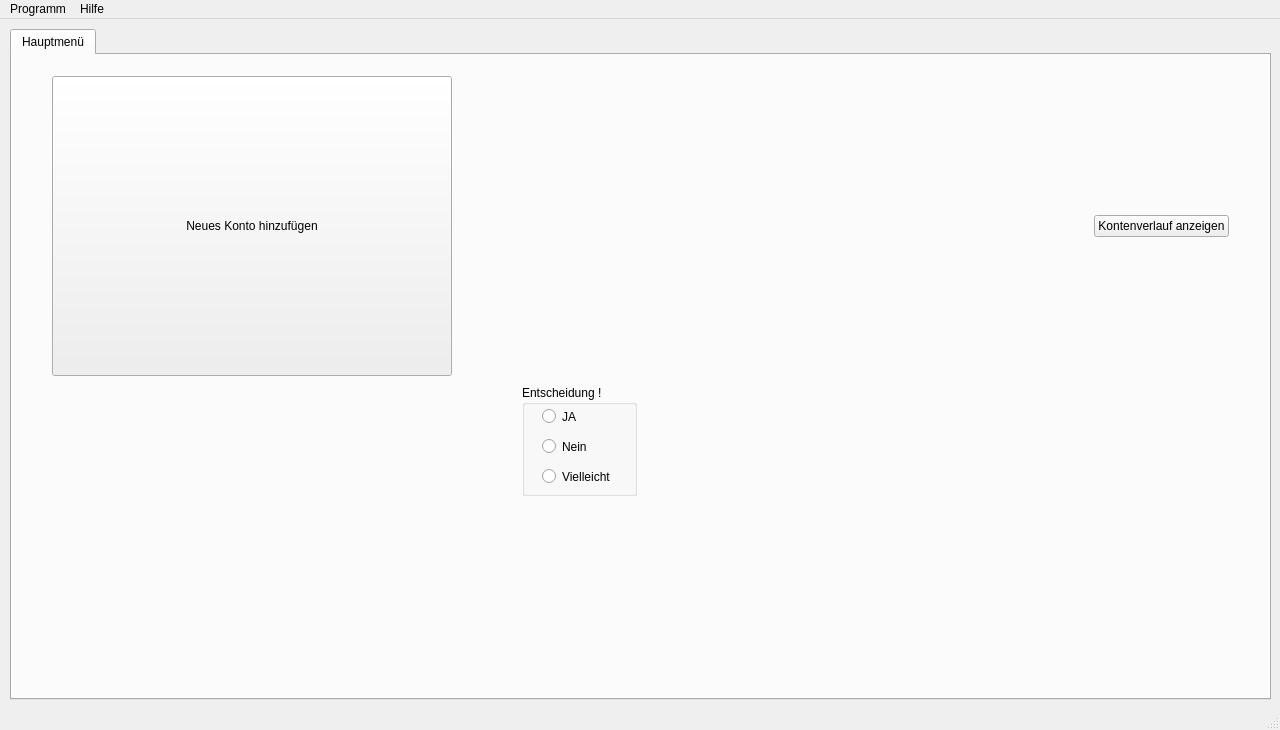
<ui version="4.0" >
 <class>MainWindow</class>
 <widget class="QMainWindow" name="MainWindow" >
  <property name="geometry" >
   <rect>
    <x>0</x>
    <y>0</y>
    <width>1280</width>
    <height>730</height>
   </rect>
  </property>
  <property name="windowTitle" >
   <string>MainWindow</string>
  </property>
  <widget class="QWidget" name="centralwidget" >
   <widget class="QTabWidget" name="tabWidget" >
    <property name="geometry" >
     <rect>
      <x>10</x>
      <y>10</y>
      <width>1261</width>
      <height>671</height>
     </rect>
    </property>
    <property name="minimumSize" >
     <size>
      <width>63</width>
      <height>76</height>
     </size>
    </property>
    <property name="maximumSize" >
     <size>
      <width>16777215</width>
      <height>16777215</height>
     </size>
    </property>
    <property name="toolTip" >
     <string>&lt;html>&lt;head>&lt;meta name="qrichtext" content="1" />&lt;style type="text/css">
p, li { white-space: pre-wrap; }
&lt;/style>&lt;/head>&lt;body style=" font-family:'Sans Serif'; font-size:9pt; font-weight:400; font-style:normal;">
&lt;p style=" margin-top:0px; margin-bottom:0px; margin-left:0px; margin-right:0px; -qt-block-indent:0; text-indent:0px;">HAUPTMENÜ&lt;/p>&lt;/body>&lt;/html></string>
    </property>
    <property name="whatsThis" >
     <string>&lt;html>&lt;head>&lt;meta name="qrichtext" content="1" />&lt;style type="text/css">
p, li { white-space: pre-wrap; }
&lt;/style>&lt;/head>&lt;body style=" font-family:'Sans Serif'; font-size:9pt; font-weight:400; font-style:normal;">
&lt;p style=" margin-top:0px; margin-bottom:0px; margin-left:0px; margin-right:0px; -qt-block-indent:0; text-indent:0px;">Hauptmenü?!&lt;/p>&lt;/body>&lt;/html></string>
    </property>
    <property name="currentIndex" >
     <number>0</number>
    </property>
    <widget class="QWidget" name="tab_main" >
     <attribute name="title" >
      <string>Hauptmenü</string>
     </attribute>
     <widget class="QWidget" name="horizontalLayout" >
      <property name="geometry" >
       <rect>
        <x>40</x>
        <y>20</y>
        <width>1177</width>
        <height>302</height>
       </rect>
      </property>
      <layout class="QHBoxLayout" >
       <item>
        <widget class="QPushButton" name="pushButton" >
         <property name="minimumSize" >
          <size>
           <width>400</width>
           <height>300</height>
          </size>
         </property>
         <property name="toolTip" >
          <string>&lt;html>&lt;head>&lt;meta name="qrichtext" content="1" />&lt;style type="text/css">
p, li { white-space: pre-wrap; }
&lt;/style>&lt;/head>&lt;body style=" font-family:'Sans Serif'; font-size:9pt; font-weight:400; font-style:normal;">
&lt;p style=" margin-top:0px; margin-bottom:0px; margin-left:0px; margin-right:0px; -qt-block-indent:0; text-indent:0px;">Neues Konto!&lt;/p>&lt;/body>&lt;/html></string>
         </property>
         <property name="whatsThis" >
          <string>&lt;html>&lt;head>&lt;meta name="qrichtext" content="1" />&lt;style type="text/css">
p, li { white-space: pre-wrap; }
&lt;/style>&lt;/head>&lt;body style=" font-family:'Sans Serif'; font-size:9pt; font-weight:400; font-style:normal;">
&lt;p style=" margin-top:0px; margin-bottom:0px; margin-left:0px; margin-right:0px; -qt-block-indent:0; text-indent:0px;">Neues Konto hinzufügen!&lt;/p>&lt;/body>&lt;/html></string>
         </property>
         <property name="text" >
          <string>Neues Konto hinzufügen</string>
         </property>
         <property name="icon" >
          <iconset>../../bild_ftdi.jpg</iconset>
         </property>
         <property name="iconSize" >
          <size>
           <width>200</width>
           <height>200</height>
          </size>
         </property>
        </widget>
       </item>
       <item>
        <spacer>
         <property name="orientation" >
          <enum>Qt::Horizontal</enum>
         </property>
         <property name="sizeHint" >
          <size>
           <width>40</width>
           <height>20</height>
          </size>
         </property>
        </spacer>
       </item>
       <item>
        <widget class="QPushButton" name="pushButton_2" >
         <property name="toolTip" >
          <string>&lt;html>&lt;head>&lt;meta name="qrichtext" content="1" />&lt;style type="text/css">
p, li { white-space: pre-wrap; }
&lt;/style>&lt;/head>&lt;body style=" font-family:'Sans Serif'; font-size:9pt; font-weight:400; font-style:normal;">
&lt;p style=" margin-top:0px; margin-bottom:0px; margin-left:0px; margin-right:0px; -qt-block-indent:0; text-indent:0px;">Neues Konto!&lt;/p>&lt;/body>&lt;/html></string>
         </property>
         <property name="whatsThis" >
          <string>&lt;html>&lt;head>&lt;meta name="qrichtext" content="1" />&lt;style type="text/css">
p, li { white-space: pre-wrap; }
&lt;/style>&lt;/head>&lt;body style=" font-family:'Sans Serif'; font-size:9pt; font-weight:400; font-style:normal;">
&lt;p style=" margin-top:0px; margin-bottom:0px; margin-left:0px; margin-right:0px; -qt-block-indent:0; text-indent:0px;">Neues Konto hinzufügen!&lt;/p>&lt;/body>&lt;/html></string>
         </property>
         <property name="text" >
          <string>Kontenverlauf anzeigen</string>
         </property>
        </widget>
       </item>
      </layout>
     </widget>
     <widget class="QGroupBox" name="groupBox" >
      <property name="geometry" >
       <rect>
        <x>510</x>
        <y>330</y>
        <width>115</width>
        <height>111</height>
       </rect>
      </property>
      <property name="title" >
       <string>Entscheidung !</string>
      </property>
      <widget class="QRadioButton" name="radioButton" >
       <property name="geometry" >
        <rect>
         <x>20</x>
         <y>20</y>
         <width>101</width>
         <height>23</height>
        </rect>
       </property>
       <property name="text" >
        <string>JA</string>
       </property>
      </widget>
      <widget class="QRadioButton" name="radioButton_2" >
       <property name="geometry" >
        <rect>
         <x>20</x>
         <y>50</y>
         <width>101</width>
         <height>23</height>
        </rect>
       </property>
       <property name="text" >
        <string>Nein</string>
       </property>
      </widget>
      <widget class="QRadioButton" name="radioButton_3" >
       <property name="geometry" >
        <rect>
         <x>20</x>
         <y>80</y>
         <width>101</width>
         <height>23</height>
        </rect>
       </property>
       <property name="text" >
        <string>Vielleicht</string>
       </property>
      </widget>
     </widget>
    </widget>
   </widget>
  </widget>
  <widget class="QMenuBar" name="menubar" >
   <property name="geometry" >
    <rect>
     <x>0</x>
     <y>0</y>
     <width>1280</width>
     <height>29</height>
    </rect>
   </property>
   <widget class="QMenu" name="menuHilfe" >
    <property name="title" >
     <string>Hilfe</string>
    </property>
   </widget>
   <widget class="QMenu" name="menuProgramm" >
    <property name="title" >
     <string>Programm</string>
    </property>
    <addaction name="separator" />
    <addaction name="actionNeu" />
    <addaction name="separator" />
    <addaction name="actionBeenden" />
   </widget>
   <addaction name="menuProgramm" />
   <addaction name="menuHilfe" />
  </widget>
  <widget class="QStatusBar" name="statusBar" />
  <action name="actionNeu" >
   <property name="text" >
    <string>&amp;Neu</string>
   </property>
  </action>
  <action name="actionBeenden" >
   <property name="text" >
    <string>&amp;Beenden</string>
   </property>
   <property name="shortcut" >
    <string>Ctrl+B</string>
   </property>
   <property name="shortcutContext" >
    <enum>Qt::ApplicationShortcut</enum>
   </property>
  </action>
 </widget>
 <resources/>
 <connections>
  <connection>
   <sender>actionBeenden</sender>
   <signal>triggered()</signal>
   <receiver>MainWindow</receiver>
   <slot>close()</slot>
   <hints>
    <hint type="sourcelabel" >
     <x>-1</x>
     <y>-1</y>
    </hint>
    <hint type="destinationlabel" >
     <x>639</x>
     <y>364</y>
    </hint>
   </hints>
  </connection>
 </connections>
</ui>
